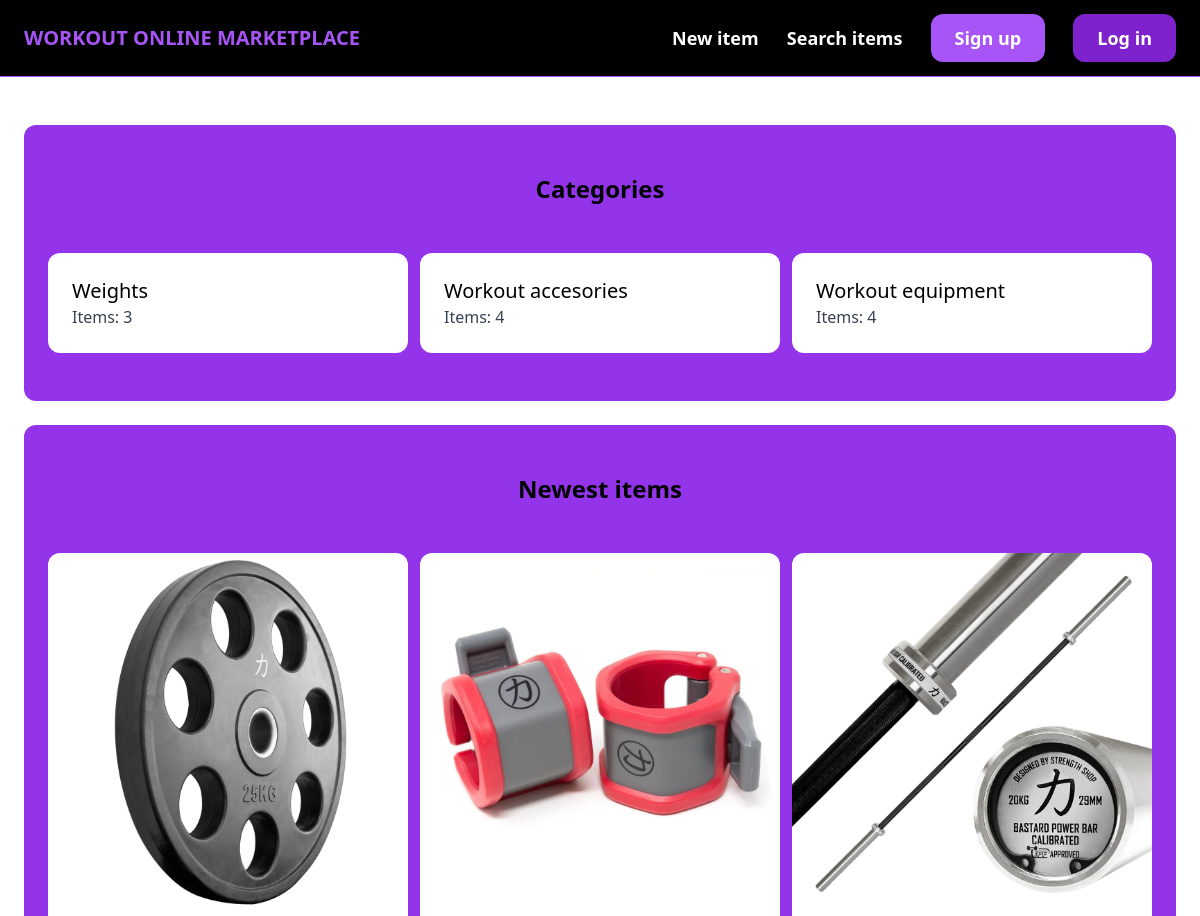
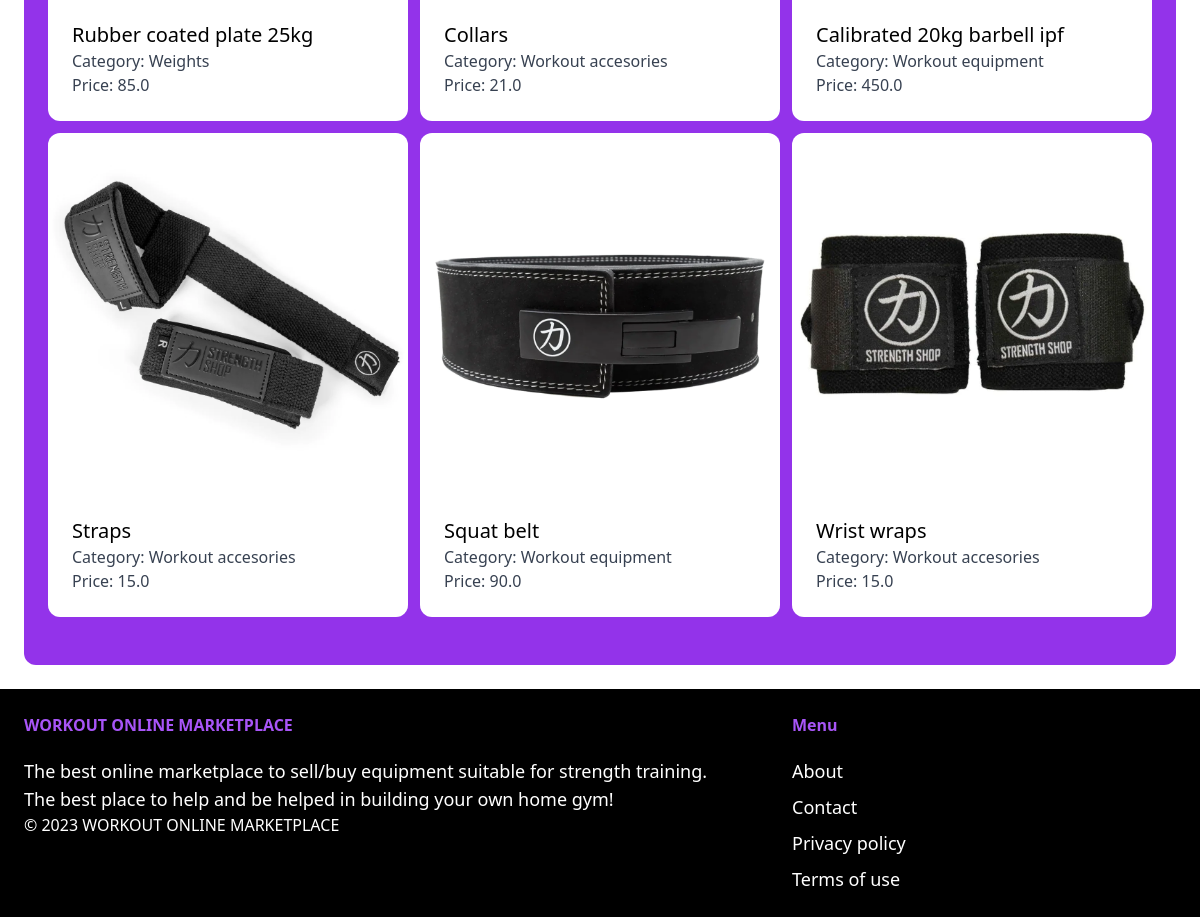
The page / on the database its author committed (2 pictures, top to bottom).
### item/models.py (models this page shows, shortened)
class Category(models.Model):
    name = models.CharField(max_length=255)
    class Meta:
        verbose_name_plural = "Categories"
        ordering = ['name']

class Item(models.Model):
    name = models.CharField(max_length=255)
    category = models.ForeignKey(Category, related_name='items', on_delete=models.CASCADE)
    description = models.TextField(blank=True, null=True)
    price = models.FloatField()
    image = models.ImageField(upload_to='item_images', blank=True, null=True)
    isSold = models.BooleanField(default=False)
    createdAt = models.DateTimeField(auto_now_add=True)
    createdBy = models.ForeignKey(User, related_name='items', on_delete=models.CASCADE)

### core/views.py (the view)
# urls.py: path('', views.index, name='index'),
def index(request):
    items = Item.objects.filter(isSold=False).order_by('-createdAt')[:6]
    categories = Category.objects.all()
    cart = None
    if request.user.is_authenticated:
        cart, created = Cart.objects.get_or_create(user=request.user, completed=False)
    return render(request, 'core/index.html', {
        'items': items,
        'categories': categories,
        'cart': cart,
    })

### core/templates/core/index.html (shortened to what this page needs)
{% extends 'core/base.html' %}
{% block content %}
    <div class="mt-6 px-6 py-12 bg-purple-600 rounded-xl">
        <h2 class="mb-12 text-2xl text-center font-semibold"> Categories </h2>
        <div class="grid grid-cols-3 gap-3 rounded-xl">
            {% for category in categories %}
                <div>
                    <a href="{% url 'item:items' %}?query=&category={{ category.id }}">
                        <div class="p-6 bg-white rounded-b-xl hover:bg-red-300 rounded-xl">
                            <h2 class="text-xl"> {{ category.name }} </h2>
                            <p class="text-gray-700"> Items: {{ category.items.count }} </p>
                        </div>
                    </a>
                </div>
            {% endfor %}
        </div>
    </div>
    <div class="mt-6 px-6 py-12 bg-purple-600 rounded-xl">
        <h2 class="mb-12 text-2xl text-center font-semibold"> Newest items </h2>
        <div class="grid grid-cols-3 gap-3">
            {% for item in items %}
                <div>
                    <a href="{% url 'item:detail' item.id %}">
                        <div>
                            <img src="{{ item.image.url }}" alt="{{ item.name }}" class="rounded-t-xl">
                        </div>
                        <div class="p-6 bg-white rounded-b-xl">
                            <h2 class="text-xl"> {{ item.name }} </h2>
                            <p class="text-gray-700"> Category: {{ item.category.name }} </p>
                            <p class="text-gray-700"> Price: {{ item.price }} </p>
                        </div>
                    </a>
                </div>
            {% endfor %}
        </div>
    </div>
{% endblock %}

### rows shown on the page
Category: name "Weights", items.count "3"
Category: name "Workout accesories", items.count "4"
Category: name "Workout equipment", items.count "4"
Item: image (picture), name "Rubber coated plate 25kg", category.name "Weights", price "85.0"
Item: image (picture), name "Collars", category.name "Workout accesories", price "21.0"
Item: image (picture), name "Calibrated 20kg barbell ipf", category.name "Workout equipment", price "450.0"
Item: image (picture), name "Straps", category.name "Workout accesories", price "15.0"
Item: image (picture), name "Squat belt", category.name "Workout equipment", price "90.0"
Item: image (picture), name "Wrist wraps", category.name "Workout accesories", price "15.0"
